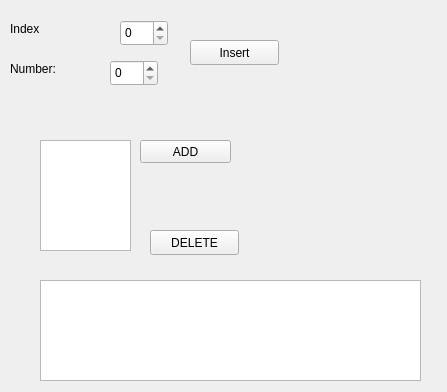
<?xml version="1.0" encoding="UTF-8"?>
<ui version="4.0">
 <class>MainWindow</class>
 <widget class="QMainWindow" name="MainWindow">
  <property name="geometry">
   <rect>
    <x>0</x>
    <y>0</y>
    <width>447</width>
    <height>392</height>
   </rect>
  </property>
  <property name="windowTitle">
   <string>MainWindow</string>
  </property>
  <widget class="QWidget" name="centralWidget">
   <widget class="QPushButton" name="add">
    <property name="geometry">
     <rect>
      <x>140</x>
      <y>140</y>
      <width>91</width>
      <height>23</height>
     </rect>
    </property>
    <property name="text">
     <string>ADD</string>
    </property>
   </widget>
   <widget class="QPushButton" name="remove">
    <property name="geometry">
     <rect>
      <x>150</x>
      <y>230</y>
      <width>89</width>
      <height>25</height>
     </rect>
    </property>
    <property name="text">
     <string>DELETE</string>
    </property>
   </widget>
   <widget class="QListWidget" name="listWidget">
    <property name="geometry">
     <rect>
      <x>40</x>
      <y>140</y>
      <width>91</width>
      <height>111</height>
     </rect>
    </property>
   </widget>
   <widget class="QSpinBox" name="index">
    <property name="geometry">
     <rect>
      <x>120</x>
      <y>20</y>
      <width>48</width>
      <height>26</height>
     </rect>
    </property>
   </widget>
   <widget class="QLabel" name="label">
    <property name="geometry">
     <rect>
      <x>10</x>
      <y>20</y>
      <width>67</width>
      <height>17</height>
     </rect>
    </property>
    <property name="text">
     <string>Index</string>
    </property>
   </widget>
   <widget class="QLabel" name="label_2">
    <property name="geometry">
     <rect>
      <x>10</x>
      <y>60</y>
      <width>67</width>
      <height>17</height>
     </rect>
    </property>
    <property name="text">
     <string>Number:</string>
    </property>
   </widget>
   <widget class="QSpinBox" name="number">
    <property name="geometry">
     <rect>
      <x>110</x>
      <y>60</y>
      <width>48</width>
      <height>26</height>
     </rect>
    </property>
   </widget>
   <widget class="QPushButton" name="insert">
    <property name="geometry">
     <rect>
      <x>190</x>
      <y>40</y>
      <width>89</width>
      <height>25</height>
     </rect>
    </property>
    <property name="text">
     <string>Insert</string>
    </property>
   </widget>
   <widget class="QTextEdit" name="log">
    <property name="geometry">
     <rect>
      <x>40</x>
      <y>280</y>
      <width>381</width>
      <height>101</height>
     </rect>
    </property>
   </widget>
  </widget>
 </widget>
 <layoutdefault spacing="6" margin="11"/>
 <resources/>
 <connections/>
</ui>
